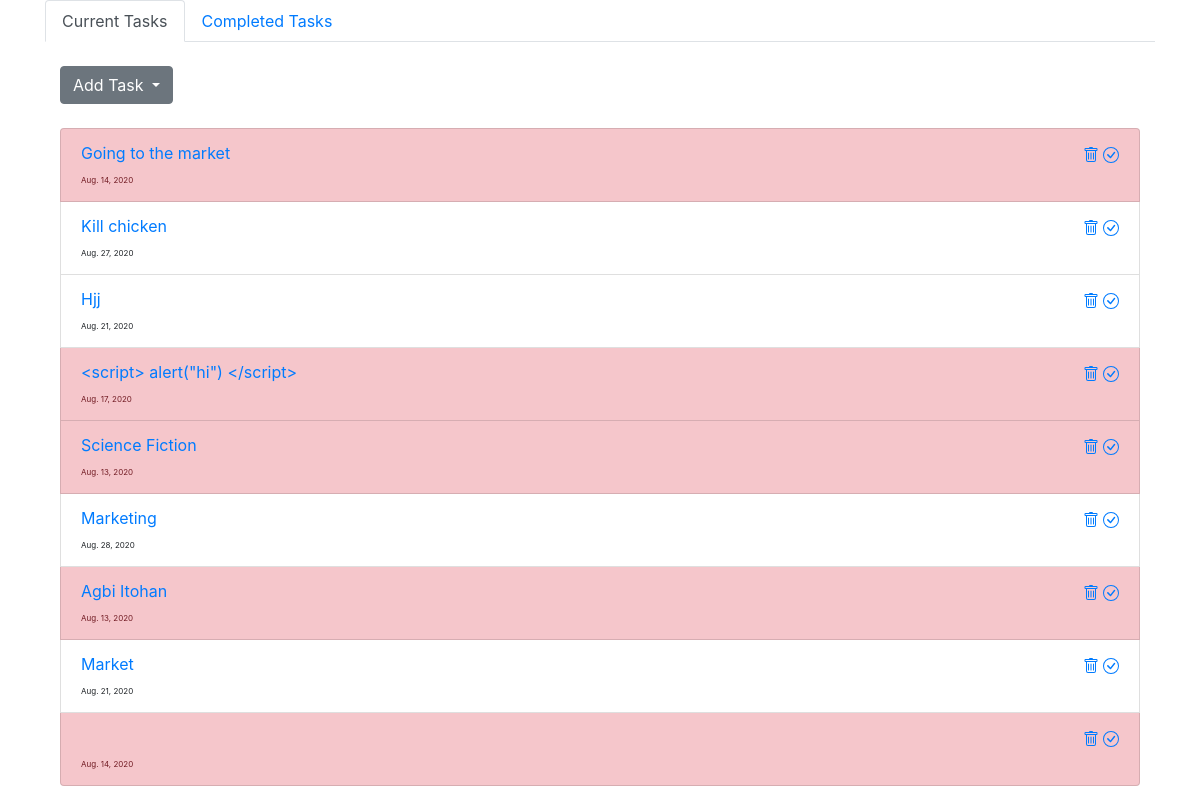
The app's page /, older data.
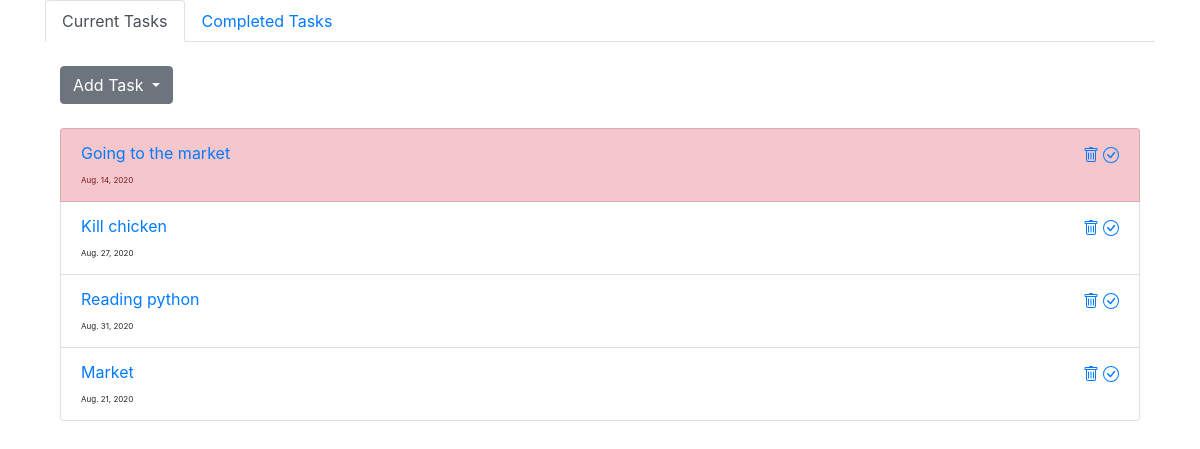
The same page, newer data.
### todo/models.py (models this page shows)
class Task(models.Model):
  PRIORITY_CHOICES = [
   (3, "High"),
   (2, "Mid"),
   (1, "Low"),
   ]
  name = models.CharField("Task name", max_length = 100)
  completed = models.BooleanField(default = False)
  time_created = models.DateField(auto_now_add = True)
  deadline = models.DateField(blank = True, null = True)
  priority = models.IntegerField(choices = PRIORITY_CHOICES, null = True, blank = True)
  def __str__(self):
    return self.name

### todo/views.py (the view)
# urls.py: path("", views.index, name = "index"),
def index(request):
  date = timezone.now()
  date = date.date()
  tasks = Task.objects.all().filter(completed = False).order_by("-priority")
  context = {"tasks": tasks, 'date':date}
  return render(request, "todo/index.html", context)

### todo/templates/todo/index.html (shortened to what this page needs)
{% extends 'base.html' %}
{% block header %}
  <ul class="nav nav-tabs dark">
    <li class="nav-item">
      <a class="nav-link active" href="/">Current Tasks</a>
    </li>
    <li class="nav-item">
      <a class="nav-link" href="{% url 'completed_tasks' %}">Completed Tasks</a>
    </li>
  </ul>
{% endblock %}
{% block content %}
<ul class="list-group">
  {% for task in tasks %}
  <li {% if date >= task.deadline %} class="list-group-item list-group-item-danger"  {% else %} class = "list-group-item" {% endif %} style="display: flex; justify-content: space-between;"><span><a href = "edit/{{task.id}}" >{{task}}</a> <br><small style="font-size: 0.5em">{{task.deadline}}</small></span>
  <span>
<a href = "delete_todo/{{task.id}}" ></a>
<a href="complete/{{task.id}}">
</a>
</span>
  </li>
  {% endfor %}
</ul>
{% endblock %}

### todo/templates/base.html (shortened to what this page needs)
<!doctype html>
<html lang="en">
  <head>
    <link rel="stylesheet" href="https://stackpath.bootstrapcdn.com/bootstrap/4.5.2/css/bootstrap.min.css">
  </head>
  <body>
    <div class="container">
    <header>
      {% block header %}{% endblock %}
      {% block form %}
        <div class="container">
          <br>
<div class="dropdown">
  <a class="btn btn-secondary dropdown-toggle" href="#" role="button" id="dropdownMenuLink" data-toggle="dropdown" aria-haspopup="true" aria-expanded="false">
    Add Task
  </a>
</div>
        </div>
      {% endblock %}
    </header>
    <div class="container">
      <br>
    {% block content %}
    {% endblock %}
    </div>
    </div>
  </body>
</html>

Row changes from the older to the newer data that the page shows:
removed Task: name "Hjj", deadline "Aug. 21, 2020"
removed Task: name "<script> alert(\"hi\") </script>", deadline "Aug. 17, 2020"
removed Task: name "Science Fiction", deadline "Aug. 13, 2020"
removed Task: name "Marketing", deadline "Aug. 28, 2020"
removed Task: name "Agbi Itohan", deadline "Aug. 13, 2020"
removed Task: deadline "Aug. 14, 2020"
added Task: name "Reading python", deadline "Aug. 31, 2020"
